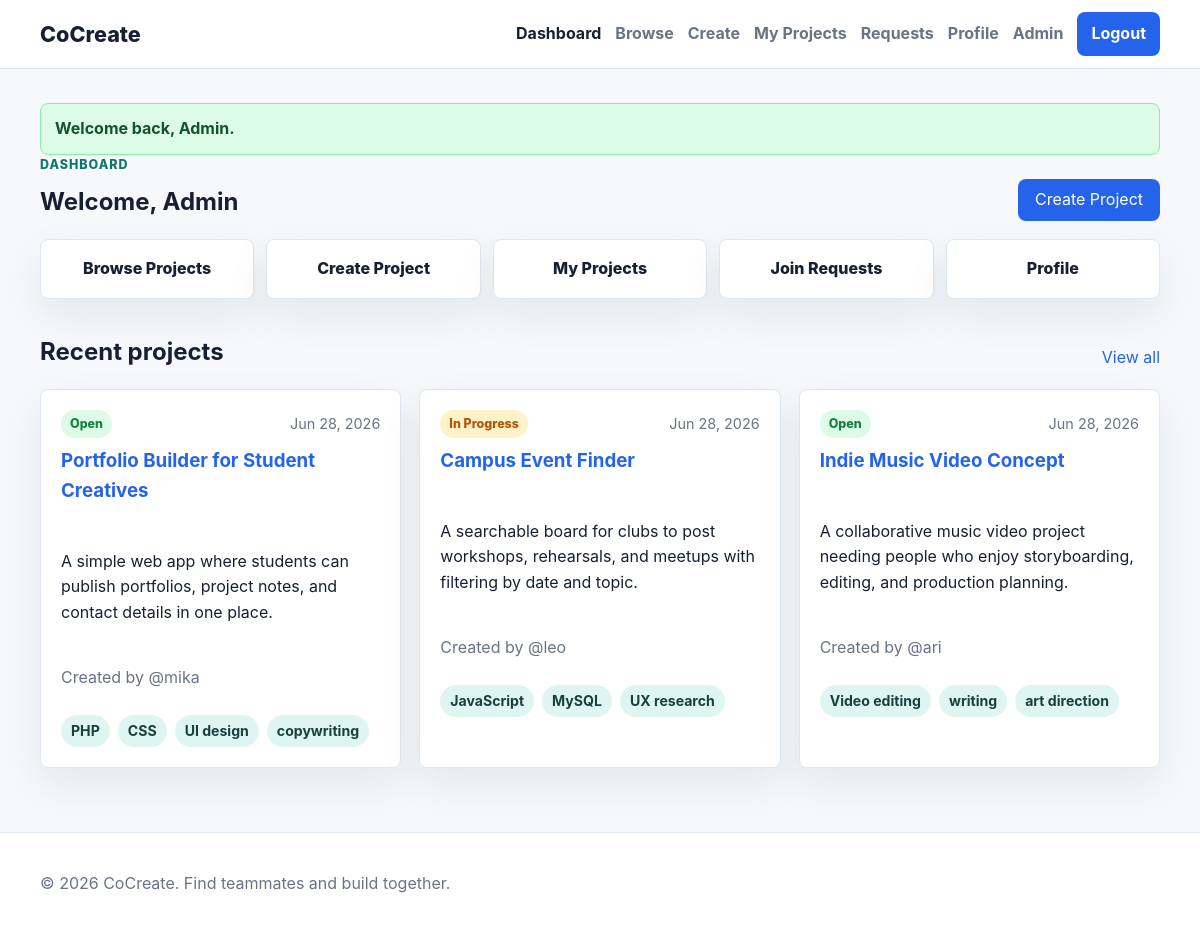
/pages/dashboard.php (signed in), run on the app's committed database.
### tables this page shows
CREATE TABLE projects (
  project_id INT UNSIGNED AUTO_INCREMENT PRIMARY KEY,
  user_id INT UNSIGNED NOT NULL,
  project_title VARCHAR(180) NOT NULL,
  description TEXT NOT NULL,
  required_skills TEXT NOT NULL,
  category VARCHAR(120) NOT NULL,
  project_status ENUM('open', 'in_progress', 'completed') NOT NULL DEFAULT 'open',
  created_at TIMESTAMP NOT NULL DEFAULT CURRENT_TIMESTAMP,
  CONSTRAINT fk_projects_user
    FOREIGN KEY (user_id) REFERENCES users(user_id)
    ON DELETE CASCADE ON UPDATE CASCADE
);

CREATE TABLE users (
  user_id INT UNSIGNED AUTO_INCREMENT PRIMARY KEY,
  firstname VARCHAR(80) NOT NULL,
  lastname VARCHAR(80) NOT NULL,
  username VARCHAR(80) NOT NULL UNIQUE,
  email VARCHAR(160) NOT NULL UNIQUE,
  password_hash VARCHAR(255) NOT NULL,
  profile_picture VARCHAR(255) DEFAULT NULL,
  skills TEXT DEFAULT NULL,
  interests TEXT DEFAULT NULL,
  bio TEXT DEFAULT NULL,
  role ENUM('user', 'admin') NOT NULL DEFAULT 'user',
  status ENUM('active', 'disabled') NOT NULL DEFAULT 'active',
  created_at TIMESTAMP NOT NULL DEFAULT CURRENT_TIMESTAMP
);

### includes/session.php (called while the page is built, shortened)
<?php
function e($value): string
{
    return htmlspecialchars((string)($value ?? ''), ENT_QUOTES, 'UTF-8');
}
function status_label(string $status): string
{
    return ucwords(str_replace('_', ' ', $status));
}
function excerpt(?string $text, int $length = 140): string
{
    $text = trim((string)$text);
    if (function_exists('mb_strimwidth')) {
        return mb_strimwidth($text, 0, $length, '...', 'UTF-8');
    }
    return strlen($text) > $length ? substr($text, 0, $length - 3) . '...' : $text;
}

### pages/dashboard.php (the view, shortened to what this page needs)
<?php
require_once __DIR__ . '/../includes/session.php';
require_once __DIR__ . '/../includes/db.php';
$recentStmt = $pdo->query('SELECT p.*, u.username FROM projects p JOIN users u ON u.user_id = p.user_id WHERE p.project_status <> "completed" ORDER BY p.created_at DESC LIMIT 6');
$recent = $recentStmt->fetchAll();
require_once __DIR__ . '/../includes/header.php';
?>
<section class="page-head">
  <div>
    <p class="eyebrow">Dashboard</p>
    <h1>Welcome, <?= e($_SESSION['firstname'] ?? 'Creator') ?></h1>
  </div>
  <a class="btn btn-primary" href="create_project.php">Create Project</a>
</section>
<div class="quick-actions">
  <a href="browse.php">Browse Projects</a>
  <a href="create_project.php">Create Project</a>
  <a href="my_projects.php">My Projects</a>
  <a href="my_requests.php">Join Requests</a>
  <a href="profile.php">Profile</a>
</div>
<section class="section">
  <div class="section-head">
    <h2>Recent projects</h2>
    <a href="browse.php">View all</a>
  </div>
  <div class="cards-grid">
    <?php foreach ($recent as $project): ?>
      <article class="card project-card">
        <div class="card-meta">
          <span class="status status-<?= e($project['project_status']) ?>"><?= e(status_label($project['project_status'])) ?></span>
          <span><?= e(date('M j, Y', strtotime($project['created_at']))) ?></span>
        </div>
        <h3><a href="project.php?id=<?= (int)$project['project_id'] ?>"><?= e($project['project_title']) ?></a></h3>
        <p><?= e(excerpt($project['description'], 140)) ?></p>
        <p class="muted">Created by @<?= e($project['username']) ?></p>
        <div class="tag-row">
          <?php foreach (array_filter(array_map('trim', explode(',', $project['required_skills']))) as $skill): ?>
            <span class="tag"><?= e($skill) ?></span>
          <?php endforeach; ?>
        </div>
      </article>
    <?php endforeach; ?>
  </div>
</section>
<?php
require_once __DIR__ . '/../includes/footer.php';
?>

### assets/css/styles.css (style rules this page uses)
:root { --bg: #f6f8fb; --surface: #ffffff; --ink: #172033; --muted: #687386; --line: #dfe6ef; --primary: #2563eb; --primary-dark: #1d4ed8; --secondary: #0f766e; --danger: #dc2626; --warning: #b45309; --success: #15803d; --shadow: 0 16px 40px rgba(23, 32, 51, 0.08); --radius: 8px; }
* { box-sizing: border-box; }
body { margin: 0; min-height: 100vh; background: var(--bg); color: var(--ink); font-family: Inter, ui-sans-serif, system-ui, -apple-system, BlinkMacSystemFont, "Segoe UI", sans-serif; line-height: 1.6; }
a { color: var(--primary); text-decoration: none; }
.section { margin-top: 34px; }
.section-head, .page-head { display: flex; align-items: end; justify-content: space-between; gap: 18px; margin-bottom: 18px; }
.section-head h2, .page-head h1 { margin: 0; }
.eyebrow { margin: 0 0 8px; color: var(--secondary); font-weight: 800; text-transform: uppercase; letter-spacing: 0.08em; font-size: 0.78rem; }
.muted { color: var(--muted); }
.cards-grid { display: grid; grid-template-columns: repeat(3, minmax(0, 1fr)); gap: 18px; }
.card, .stat, .empty-state, .filter-bar { border: 1px solid var(--line); border-radius: var(--radius); background: var(--surface); box-shadow: var(--shadow); }
.card { padding: 20px; }
.card h3, .card h2 { margin-top: 0; }
.project-card { display: flex; min-height: 285px; flex-direction: column; gap: 8px; }
.card-meta { display: flex; align-items: center; justify-content: space-between; gap: 12px; color: var(--muted); font-size: 0.9rem; }
.tag-row { display: flex; flex-wrap: wrap; gap: 8px; }
.tag { display: inline-flex; align-items: center; min-height: 30px; padding: 5px 10px; border-radius: 999px; color: #17413d; background: #dff5f1; font-size: 0.88rem; font-weight: 700; }
.status { display: inline-flex; align-items: center; min-height: 28px; padding: 4px 9px; border-radius: 999px; font-weight: 800; font-size: 0.78rem; text-transform: capitalize; }
.status-open, .status-accepted, .status-active { color: var(--success); background: #dcfce7; }
.status-in_progress, .status-pending { color: var(--warning); background: #fef3c7; }
.btn { display: inline-flex; align-items: center; justify-content: center; min-height: 42px; padding: 10px 16px; border: 1px solid transparent; border-radius: var(--radius); cursor: pointer; font-weight: 800; font: inherit; line-height: 1.1; text-decoration: none; transition: transform 0.15s ease, background 0.15s ease; }
.btn-primary { color: #fff; background: var(--primary); }
.quick-actions { display: grid; grid-template-columns: repeat(5, minmax(0, 1fr)); gap: 12px; margin: 18px 0 26px; }
.quick-actions a { padding: 16px; border: 1px solid var(--line); border-radius: var(--radius); color: var(--ink); background: var(--surface); font-weight: 800; text-align: center; box-shadow: var(--shadow); }

### data on the page
projects: project_status "Open", created_at "Jun 28, 2026", project_title "Portfolio Builder for Student Creatives", description "A simple web app where students can publish portfolios, project notes, and contact details in one place.", user.username "mika", required_skills "PHP", required_skills "CSS", required_skills "UI design", required_skills "copywriting"
projects: project_status "In Progress", created_at "Jun 28, 2026", project_title "Campus Event Finder", description "A searchable board for clubs to post workshops, rehearsals, and meetups with filtering by date and topic.", user.username "leo", required_skills "JavaScript", required_skills "MySQL", required_skills "UX research"
projects: project_status "Open", created_at "Jun 28, 2026", project_title "Indie Music Video Concept", description "A collaborative music video project needing people who enjoy storyboarding, editing, and production planning.", user.username "ari", required_skills "Video editing", required_skills "writing", required_skills "art direction"

### other printed values
$message "Welcome back, Admin."
$_SESSION['firstname'] "Admin"
